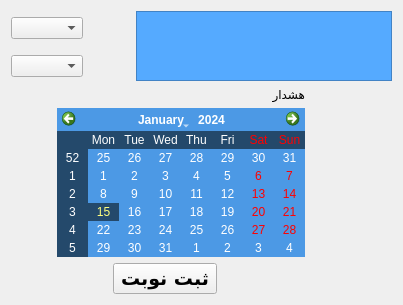
      <widget class="QWidget" name="tab_2">
       <attribute name="title">
        <string>نوبت گیری</string>
       </attribute>
       <layout class="QVBoxLayout" name="verticalLayout_5">
        <item>
         <layout class="QGridLayout" name="gridLayout_3">
          <item row="0" column="0" colspan="2">
           <widget class="QComboBox" name="Doc_Box">
            <property name="maxVisibleItems">
             <number>10</number>
            </property>
            <property name="insertPolicy">
             <enum>QComboBox::InsertAtBottom</enum>
            </property>
           </widget>
          </item>
          <item row="0" column="2" colspan="2">
           <spacer name="horizontalSpacer_7">
            <property name="orientation">
             <enum>Qt::Horizontal</enum>
            </property>
            <property name="sizeHint" stdset="0">
             <size>
              <width>40</width>
              <height>20</height>
             </size>
            </property>
           </spacer>
          </item>
          <item row="0" column="4" rowspan="2" colspan="3">
           <widget class="QTextEdit" name="textEdit">
            <property name="font">
             <font>
              <family>MV Boli</family>
              <pointsize>10</pointsize>
              <weight>50</weight>
              <bold>false</bold>
             </font>
            </property>
            <property name="styleSheet">
             <string notr="true">background-color: rgb(85, 170, 255);</string>
            </property>
           </widget>
          </item>
          <item row="1" column="0" colspan="2">
           <widget class="QComboBox" name="Time_Box"/>
          </item>
          <item row="1" column="2" colspan="2">
           <spacer name="horizontalSpacer_8">
            <property name="orientation">
             <enum>Qt::Horizontal</enum>
            </property>
            <property name="sizeHint" stdset="0">
             <size>
              <width>40</width>
              <height>20</height>
             </size>
            </property>
           </spacer>
          </item>
          <item row="2" column="0" colspan="6">
           <widget class="QLabel" name="Check_Label">
            <property name="text">
             <string>هشدار</string>
            </property>
           </widget>
          </item>
          <item row="3" column="0">
           <spacer name="horizontalSpacer_4">
            <property name="orientation">
             <enum>Qt::Horizontal</enum>
            </property>
            <property name="sizeType">
             <enum>QSizePolicy::Minimum</enum>
            </property>
            <property name="sizeHint" stdset="0">
             <size>
              <width>40</width>
              <height>20</height>
             </size>
            </property>
           </spacer>
          </item>
          <item row="3" column="1" rowspan="7" colspan="5">
           <widget class="QCalendarWidget" name="calendarWidget">
            <property name="styleSheet">
             <string notr="true">color: rgb(255, 255, 255);

selection-background-color: rgb(36, 73, 107);
selection-color: rgb(255, 255, 127);
alternate-background-color: rgb(36, 73, 107);
background-color: rgb(76, 153, 229);</string>
            </property>
           </widget>
          </item>
          <item row="3" column="6">
           <spacer name="horizontalSpacer_14">
            <property name="orientation">
             <enum>Qt::Horizontal</enum>
            </property>
            <property name="sizeType">
             <enum>QSizePolicy::Minimum</enum>
            </property>
            <property name="sizeHint" stdset="0">
             <size>
              <width>40</width>
              <height>20</height>
             </size>
            </property>
           </spacer>
          </item>
          <item row="4" column="0" rowspan="2">
           <spacer name="horizontalSpacer_9">
            <property name="orientation">
             <enum>Qt::Horizontal</enum>
            </property>
            <property name="sizeType">
             <enum>QSizePolicy::Minimum</enum>
            </property>
            <property name="sizeHint" stdset="0">
             <size>
              <width>40</width>
              <height>20</height>
             </size>
            </property>
           </spacer>
          </item>
          <item row="4" column="6">
           <spacer name="horizontalSpacer_15">
            <property name="orientation">
             <enum>Qt::Horizontal</enum>
            </property>
            <property name="sizeType">
             <enum>QSizePolicy::Minimum</enum>
            </property>
            <property name="sizeHint" stdset="0">
             <size>
              <width>40</width>
              <height>20</height>
             </size>
            </property>
           </spacer>
          </item>
          <item row="5" column="6">
           <spacer name="horizontalSpacer_16">
            <property name="orientation">
             <enum>Qt::Horizontal</enum>
            </property>
            <property name="sizeType">
             <enum>QSizePolicy::Minimum</enum>
            </property>
            <property name="sizeHint" stdset="0">
             <size>
              <width>40</width>
              <height>20</height>
             </size>
            </property>
           </spacer>
          </item>
          <item row="6" column="0">
           <spacer name="horizontalSpacer_10">
            <property name="orientation">
             <enum>Qt::Horizontal</enum>
            </property>
            <property name="sizeType">
             <enum>QSizePolicy::Minimum</enum>
            </property>
            <property name="sizeHint" stdset="0">
             <size>
              <width>40</width>
              <height>20</height>
             </size>
            </property>
           </spacer>
          </item>
          <item row="6" column="6">
           <spacer name="horizontalSpacer_17">
            <property name="orientation">
             <enum>Qt::Horizontal</enum>
            </property>
            <property name="sizeType">
             <enum>QSizePolicy::Minimum</enum>
            </property>
            <property name="sizeHint" stdset="0">
             <size>
              <width>40</width>
              <height>20</height>
             </size>
            </property>
           </spacer>
          </item>
          <item row="7" column="0">
           <spacer name="horizontalSpacer_11">
            <property name="orientation">
             <enum>Qt::Horizontal</enum>
            </property>
            <property name="sizeType">
             <enum>QSizePolicy::Minimum</enum>
            </property>
            <property name="sizeHint" stdset="0">
             <size>
              <width>40</width>
              <height>20</height>
             </size>
            </property>
           </spacer>
          </item>
          <item row="7" column="6">
           <spacer name="horizontalSpacer_18">
            <property name="orientation">
             <enum>Qt::Horizontal</enum>
            </property>
            <property name="sizeType">
             <enum>QSizePolicy::Minimum</enum>
            </property>
            <property name="sizeHint" stdset="0">
             <size>
              <width>40</width>
              <height>20</height>
             </size>
            </property>
           </spacer>
          </item>
          <item row="8" column="0">
           <spacer name="horizontalSpacer_12">
            <property name="orientation">
             <enum>Qt::Horizontal</enum>
            </property>
            <property name="sizeType">
             <enum>QSizePolicy::Minimum</enum>
            </property>
            <property name="sizeHint" stdset="0">
             <size>
              <width>40</width>
              <height>20</height>
             </size>
            </property>
           </spacer>
          </item>
          <item row="8" column="6">
           <spacer name="horizontalSpacer_19">
            <property name="orientation">
             <enum>Qt::Horizontal</enum>
            </property>
            <property name="sizeType">
             <enum>QSizePolicy::Minimum</enum>
            </property>
            <property name="sizeHint" stdset="0">
             <size>
              <width>40</width>
              <height>20</height>
             </size>
            </property>
           </spacer>
          </item>
          <item row="9" column="0">
           <spacer name="horizontalSpacer_13">
            <property name="orientation">
             <enum>Qt::Horizontal</enum>
            </property>
            <property name="sizeType">
             <enum>QSizePolicy::Minimum</enum>
            </property>
            <property name="sizeHint" stdset="0">
             <size>
              <width>40</width>
              <height>20</height>
             </size>
            </property>
           </spacer>
          </item>
          <item row="9" column="6">
           <spacer name="horizontalSpacer_20">
            <property name="orientation">
             <enum>Qt::Horizontal</enum>
            </property>
            <property name="sizeType">
             <enum>QSizePolicy::Minimum</enum>
            </property>
            <property name="sizeHint" stdset="0">
             <size>
              <width>40</width>
              <height>20</height>
             </size>
            </property>
           </spacer>
          </item>
          <item row="10" column="3" colspan="2">
           <widget class="QPushButton" name="appo_Button">
            <property name="font">
             <font>
              <family>B Titr</family>
              <pointsize>14</pointsize>
              <weight>75</weight>
              <bold>true</bold>
             </font>
            </property>
            <property name="text">
             <string>ثبت نوبت</string>
            </property>
           </widget>
          </item>
          <item row="10" column="0" colspan="3">
           <spacer name="horizontalSpacer_5">
            <property name="orientation">
             <enum>Qt::Horizontal</enum>
            </property>
            <property name="sizeType">
             <enum>QSizePolicy::Expanding</enum>
            </property>
            <property name="sizeHint" stdset="0">
             <size>
              <width>40</width>
              <height>20</height>
             </size>
            </property>
           </spacer>
          </item>
          <item row="10" column="5" colspan="2">
           <spacer name="horizontalSpacer_6">
            <property name="orientation">
             <enum>Qt::Horizontal</enum>
            </property>
            <property name="sizeHint" stdset="0">
             <size>
              <width>40</width>
              <height>20</height>
             </size>
            </property>
           </spacer>
          </item>
         </layout>
        </item>
       </layout>
      </widget>
